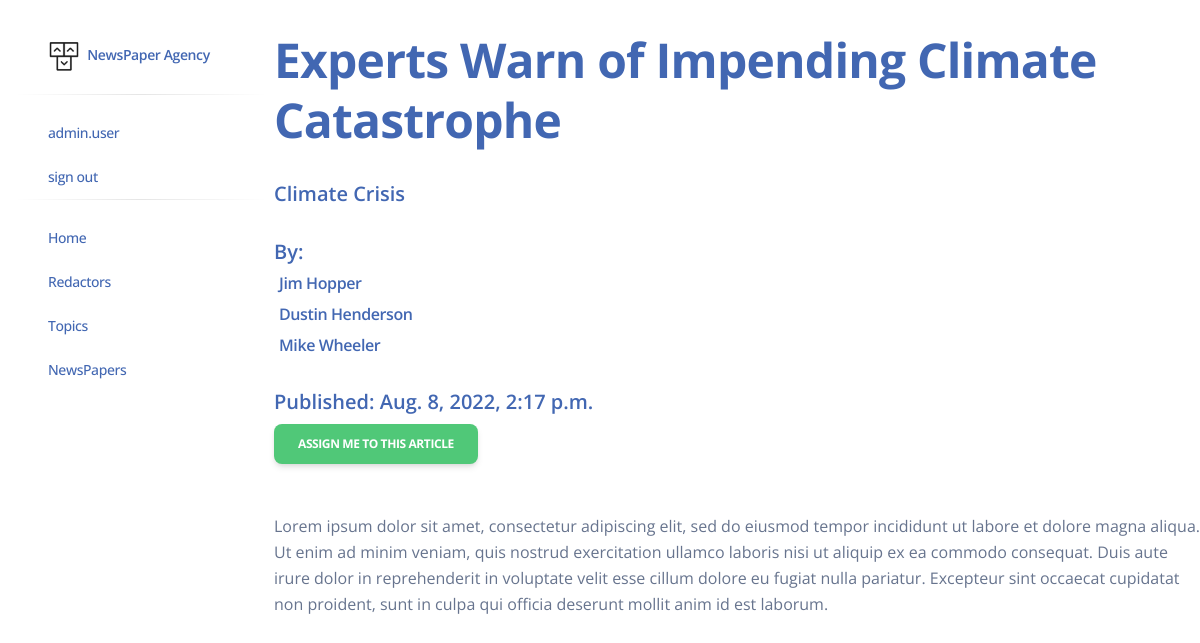
/newspapers/1/ (signed in), run on the app's committed database.
### agency/models.py (models this page shows, shortened)
class Redactor(AbstractUser):
    years_of_experience = models.IntegerField()
    date_joined = models.DateTimeField(auto_now_add=True, blank=True)
    class Meta:
        verbose_name = "redactor"
        verbose_name_plural = "redactors"

class NewsPaper(models.Model):
    title = models.CharField(max_length=255, unique=True)
    content = models.TextField()
    published_date = models.DateTimeField(auto_now_add=True)
    topic = models.ForeignKey(Topic, on_delete=models.CASCADE)
    publishers = models.ManyToManyField(Redactor, related_name="newspapers")

class Topic(models.Model):
    name = models.CharField(max_length=255)
    class Meta:
        ordering = ["name"]

### agency/views.py (the view)
class NewsPaperDetailView(LoginRequiredMixin, generic.DetailView):
    model = NewsPaper

### templates/agency/newspaper_detail.html
{% extends "base.html" %}
{% block content %}
  <h1 style="color:#4267B2 ; margin-top: 30px">
    {{ newspaper.title }}
  </h1>
  <h5 style="color:#4267B2 ; margin-top: 30px"> {{ newspaper.topic.name }}</h5>
  <h5 style="color:#4267B2 ; margin-top: 30px">
  By: {% for publisher in newspaper.publishers.all %}
      <a href="{% url 'agency:redactor-detail' pk=publisher.id%}">
        <h6 style="color:#4267B2; margin: 5px">{{ publisher.first_name }} {{ publisher.last_name }} </h6>
      </a>
    {% endfor %}
  <h5 style="color:#4267B2 ; margin-top: 30px">Published: {{ newspaper.published_date }}</h5>
  </h5>
      {% if newspaper in user.newspapers.all %}
      <a style="background: #D9544D" href="{% url 'agency:toggle-article-assign' pk=newspaper.id %}" class="btn btn-danger link-to-page">
        Delete me from this article
      </a>
    {% else %}
      <a style="background: #50C878;" href="{% url 'agency:toggle-article-assign' pk=newspaper.id %}" class="btn btn-success link-to-page">
        Assign me to this article
      </a>
    {% endif %}
  <hr>
  <p>{{ newspaper.content }}</p>
{% endblock %}

### templates/includes/sidebar.html (shortened to what this page needs)
{% load static %}
<aside class="sidenav navbar navbar-vertical navbar-expand-xs border-0 border-radius-xl my-3 fixed-start ms-3 " id="sidenav-main">
  <div class="sidenav-header">
    <a class="navbar-brand m-0" href="{% url 'admin:index' %}">
      <img src="{% static 'img/logo-ct-dark.png' %}" class="navbar-brand-img h-100" alt="main_logo">
      <span style="color: #4267B2" class="ms-1 font-weight-bold">NewsPaper Agency</span>
    </a>
  </div>
  <hr class="horizontal dark mt-0">
  <div class="collapse navbar-collapse  w-auto " id="sidenav-collapse-main">
    <div class="navbar-nav">
<ul class="sidebar-nav list-group" style="max-width: 10%">
       {% if  user.is_authenticated %}
          <li class="nav-item">
            <a style="color: #4267B2" class="nav-link" href="{% url "agency:redactor-detail" pk=user.id %}">{{ user.username }}</a>
          </li>
          <li class="nav-item"><a style="color: #4267B2"  class="nav-link" href="{% url 'logout' %}">sign out</a></li>
      {% endif %}
</ul>
<hr class="horizontal dark mt-0">
      <ul  class="sidebar-nav list-group" style="max-width: 10%">
      <li class="nav-item"><a style="color: #4267B2" class="nav-link" href="{% url 'agency:index' %}">Home</a></li>
      <li class="nav-item"><a style="color: #4267B2" class="nav-link" href="{% url 'agency:redactor-list' %}">Redactors</a></li>
      <li class="nav-item"><a style="color: #4267B2" class="nav-link" href="{% url 'agency:topic-list' %}">Topics</a></li>
      <li class="nav-item"><a style="color: #4267B2" class="nav-link" href="{% url 'agency:newspaper-list' %}">NewsPapers</a></li>
</ul>
    </div>
  </div>
</aside>

### static/css/dark-theme-core.css (style rules this page uses)
body { transition: background-color 200ms ease-in; }

### data on the page
Redactor: username "admin.user"
NewsPaper: title "Experts Warn of Impending Climate Catastrophe", topic.name "Climate Crisis", published_date "Aug. 8, 2022, 2:17 p.m.", content "Lorem ipsum dolor sit amet, consectetur adipiscing elit, sed do eiusmod tempor incididunt ut labore et dolore magna aliqua. Ut enim ad minim veniam, quis nostrud exercitation ullamco laboris nisi ut aliquip ex ea commodo consequat. Duis aute irure dolor in reprehenderit in voluptate velit esse cillum dolore eu fugiat nulla pariatur. Excepteur sint occaecat cupidatat non proident, sunt in culpa qui officia deserunt mollit anim id est laborum."
Redactor: first_name "Jim", last_name "Hopper"
Redactor: first_name "Dustin", last_name "Henderson"
Redactor: first_name "Mike", last_name "Wheeler"
